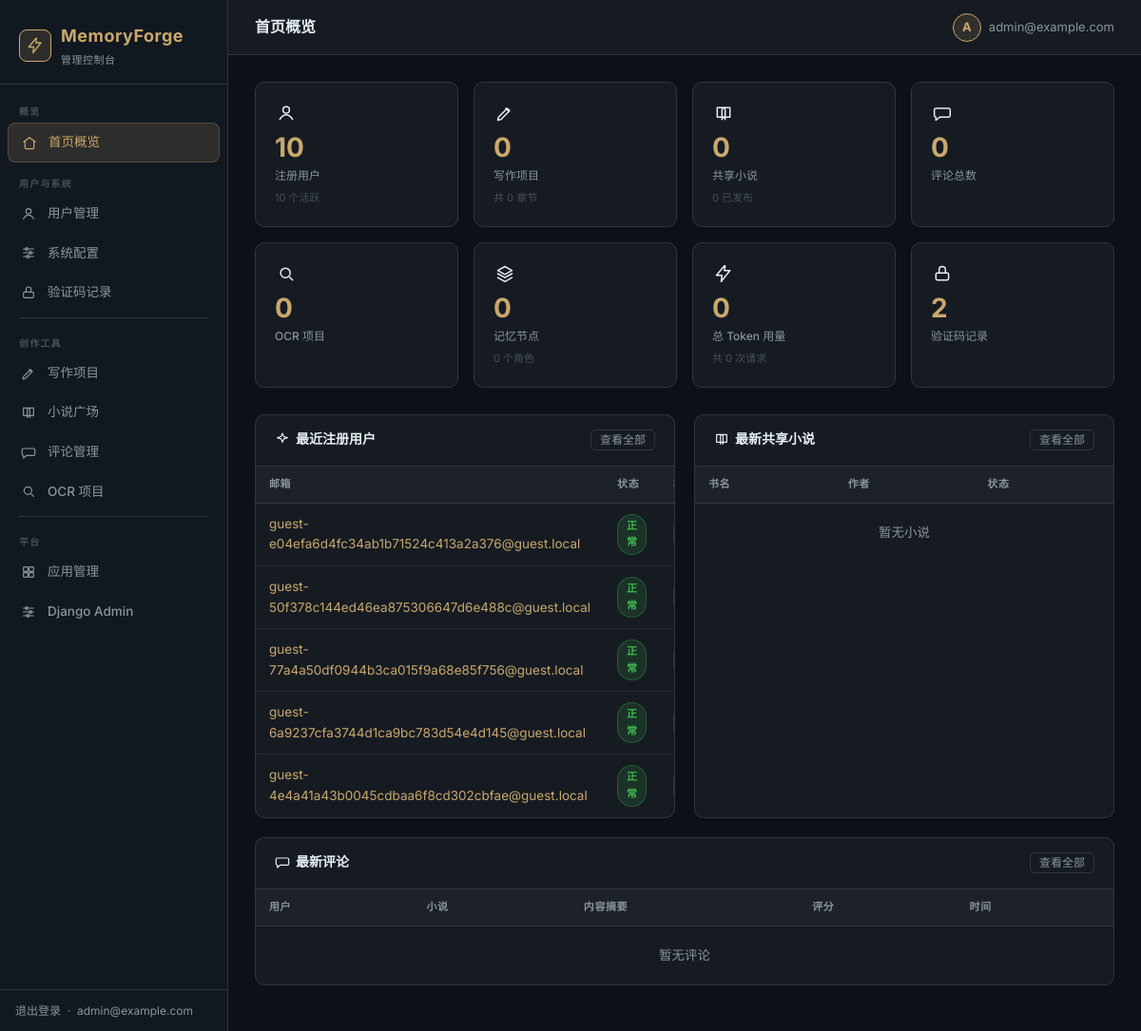
Before: /dashboard/ (signed in) with the older database file.
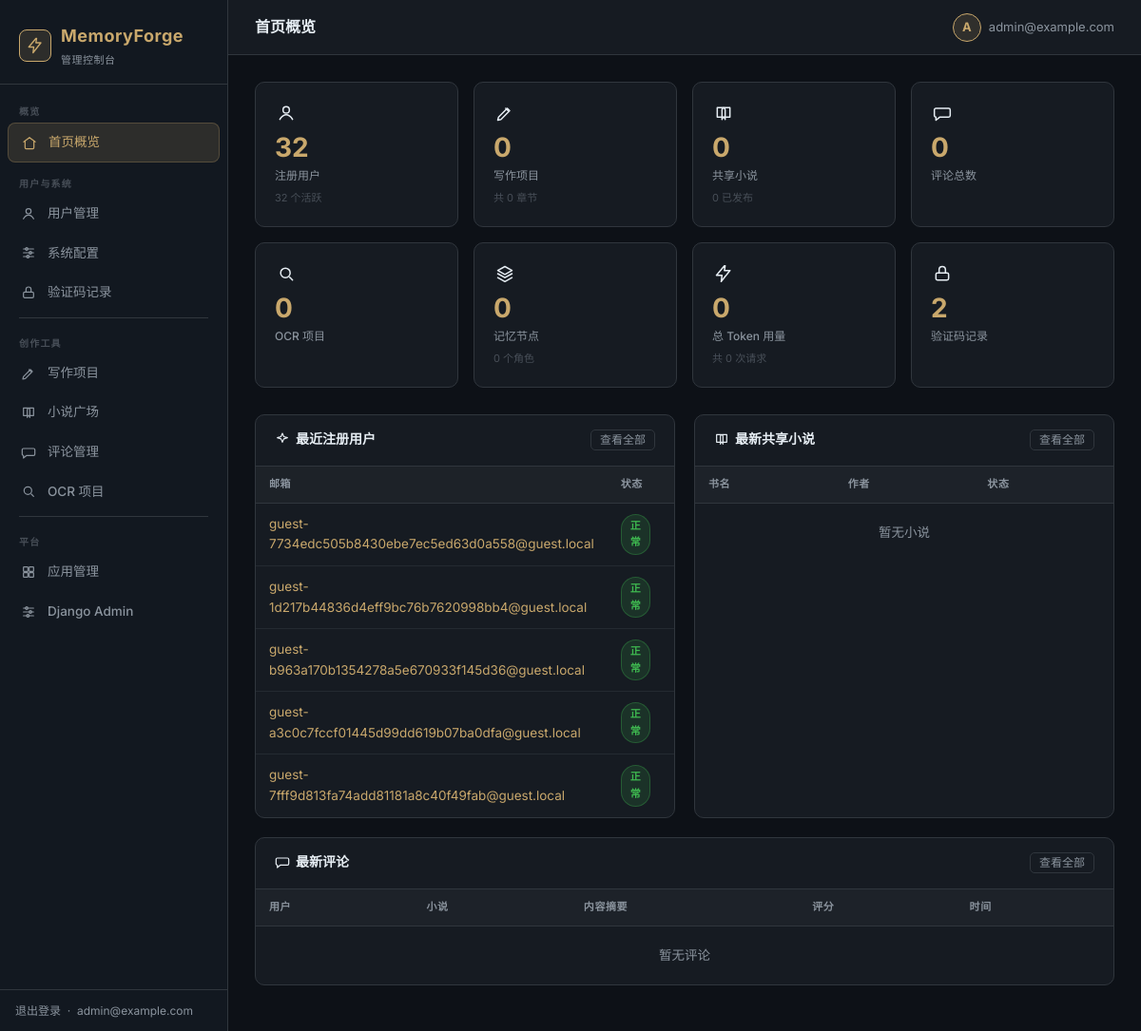
After: the same page with the newer database file.
### accounts/models.py (models this page shows, shortened)
class User(AbstractBaseUser, PermissionsMixin):
    email = models.EmailField(unique=True, verbose_name='邮箱')
    is_active = models.BooleanField(default=True)
    is_staff = models.BooleanField(default=False)
    is_guest = models.BooleanField(default=False, verbose_name='是否访客')
    created_at = models.DateTimeField(auto_now_add=True)
    user_api_key = models.CharField(max_length=512, blank=True, default='', verbose_name='用户自定义API密钥')
    USERNAME_FIELD = 'email'
    REQUIRED_FIELDS = []
    objects = UserManager()
    class Meta:
        verbose_name = '用户'
        verbose_name_plural = '用户'

### dashboard/views.py (the view)
# urls.py: path('', views.index, name='index'),
@superuser_required
def index(request):
    stats = {
        'user_count': User.objects.count(),
        'active_user_count': User.objects.filter(is_active=True).count(),
        'project_count': Project.objects.count(),
        'chapter_count': Chapter.objects.count(),
        'novel_count': SharedNovel.objects.count(),
        'published_novel_count': SharedNovel.objects.filter(status='published').count(),
        'comment_count': NovelComment.objects.count(),
        'ocr_count': OCRProject.objects.count(),
        'memory_node_count': MemoryNode.objects.count(),
        'character_count': Character.objects.count(),
        'app_count': App.objects.count(),
        'code_count': VerificationCode.objects.count(),
    }
    token_agg = TokenUsage.objects.aggregate(
        total=Sum('total_tokens'),
        total_prompt=Sum('prompt_count'),
    )
    stats['total_tokens'] = token_agg['total'] or 0
    stats['total_prompts'] = token_agg['total_prompt'] or 0
    recent_users = User.objects.order_by('-date_joined' if hasattr(User, 'date_joined') else '-id')[:5]
    recent_novels = SharedNovel.objects.order_by('-created_at')[:5]
    recent_comments = NovelComment.objects.order_by('-created_at')[:5]
    return render(request, 'dashboard/index.html', {
        'stats': stats,
        'recent_users': recent_users,
        'recent_novels': recent_novels,
        'recent_comments': recent_comments,
        'active_nav': 'index',
    })

### core/context.py (called while the page is built)
def set_user(user_id):
    _local.user_id = user_id

### dashboard/views.py (called while the page is built)
def superuser_required(view_func):
    @wraps(view_func)
    @login_required(login_url='/admin/login/')
    def wrapper(request, *args, **kwargs):
        if not request.user.is_superuser:
            return HttpResponseForbidden('需要超级管理员权限')
        return view_func(request, *args, **kwargs)
    return wrapper

### templates/dashboard/index.html (shortened to what the changed rows need)
{% extends 'dashboard/base.html' %}
{% block content %}
<div class="stats-grid">
  <div class="stat-card">
    <div class="stat-icon">{% include 'dashboard/_icon.html' with name='user' size=20 %}</div>
    <div class="stat-value">{{ stats.user_count }}</div>
    <div class="stat-label">注册用户</div>
    <div class="stat-sub">{{ stats.active_user_count }} 个活跃</div>
  </div>
</div>
<div class="two-col">
  <div class="card">
    <div class="card-header">
      <h2><span class="with-ic">{% include 'dashboard/_icon.html' with name='spark' size=16 %}最近注册用户</span></h2>
    </div>
    <div class="table-wrap">
      <table>
        <thead>
          <tr><th>邮箱</th><th>状态</th><th>权限</th></tr>
        </thead>
        <tbody>
          {% for u in recent_users %}
          <tr>
            <td><a href="{% url 'dashboard:user_edit' u.pk %}">{{ u.email }}</a></td>
            <td>
              {% if u.is_active %}<span class="badge badge-success">正常</span>
              {% else %}<span class="badge badge-danger">禁用</span>{% endif %}
            </td>
            <td>
            </td>
          </tr>
          {% empty %}
          <tr><td colspan="3" class="td-muted" style="text-align:center;padding:20px">暂无用户</td></tr>
          {% endfor %}
        </tbody>
      </table>
    </div>
  </div>
  <div class="card">
    <div class="card-header">
      <h2><span class="with-ic">{% include 'dashboard/_icon.html' with name='book' size=16 %}最新共享小说</span></h2>
    </div>
    <div class="table-wrap">
      <table>
        <thead>
          <tr><th>书名</th><th>作者</th><th>状态</th></tr>
        </thead>
      </table>
    </div>
  </div>
</div>
<div class="card">
  <div class="card-header">
    <h2><span class="with-ic">{% include 'dashboard/_icon.html' with name='chat' size=16 %}最新评论</span></h2>
  </div>
  <div class="table-wrap">
    <table>
      <thead>
        <tr><th>用户</th><th>小说</th><th>内容摘要</th><th>评分</th><th>时间</th></tr>
      </thead>
    </table>
  </div>
</div>
{% endblock %}

Changed rows visible on the page:
no longer on this page (row unchanged): User: email "guest-e04efa6d4fc34ab1b71524c413a2a376@guest.local", is_active "正常"
no longer on this page (row unchanged): User: email "guest-50f378c144ed46ea875306647d6e488c@guest.local", is_active "正常"
no longer on this page (row unchanged): User: email "guest-77a4a50df0944b3ca015f9a68e85f756@guest.local", is_active "正常"
no longer on this page (row unchanged): User: email "guest-6a9237cfa3744d1ca9bc783d54e4d145@guest.local", is_active "正常"
no longer on this page (row unchanged): User: email "guest-4e4a41a43b0045cdbaa6f8cd302cbfae@guest.local", is_active "正常"
added User: email "guest-7734edc505b8430ebe7ec5ed63d0a558@guest.local", is_active "正常"
added User: email "guest-1d217b44836d4eff9bc76b7620998bb4@guest.local", is_active "正常"
added User: email "guest-b963a170b1354278a5e670933f145d36@guest.local", is_active "正常"
added User: email "guest-a3c0c7fccf01445d99dd619b07ba0dfa@guest.local", is_active "正常"
added User: email "guest-7fff9d813fa74add81181a8c40f49fab@guest.local", is_active "正常"
Other visible differences:
{{ stats.user_count }}: "10" → "32"
{{ stats.active_user_count }}: "10" → "32"
